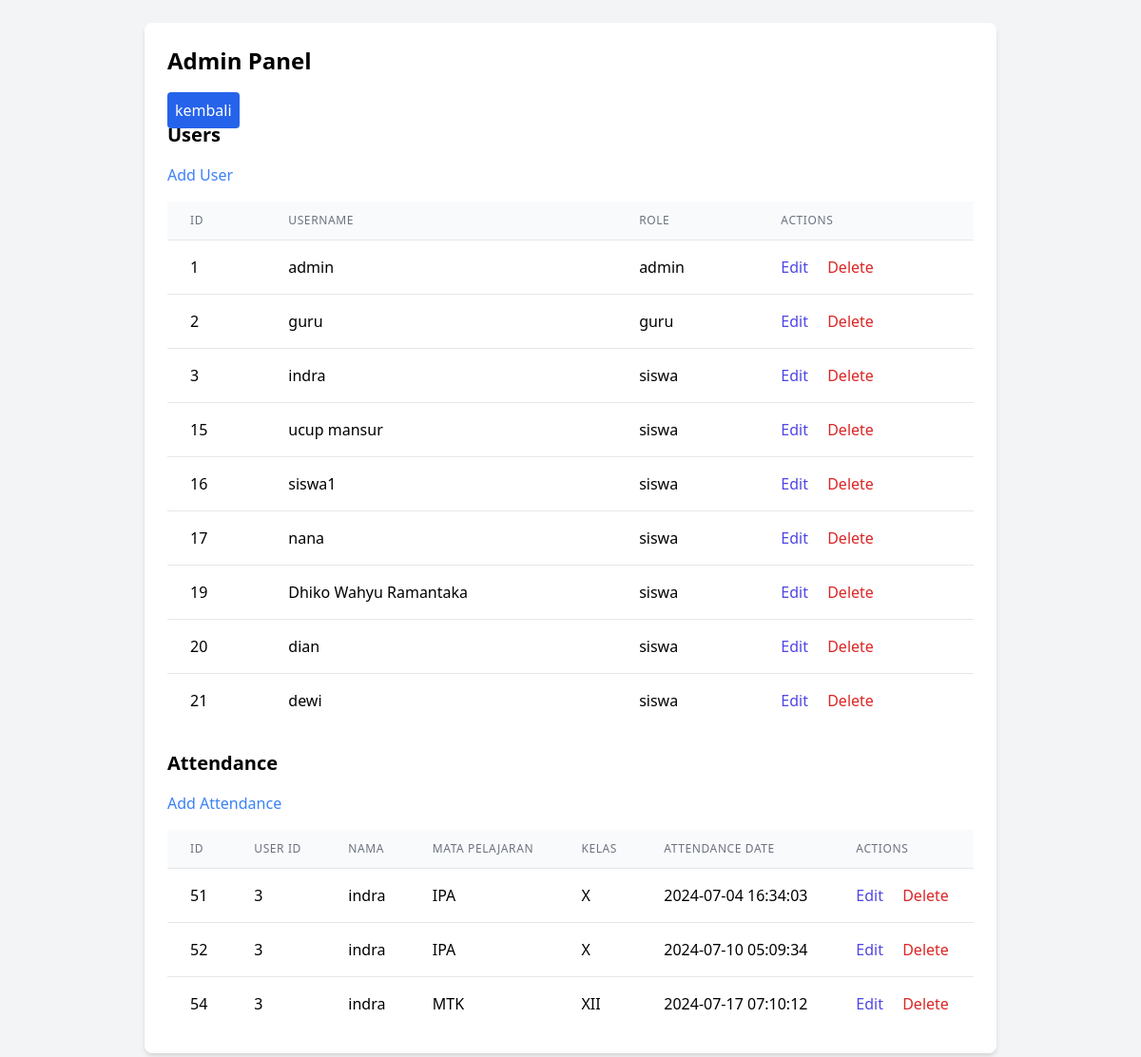
/admin/admin.php (signed in), run on the app's committed database.
### tables this page shows
CREATE TABLE `users` (
  `id` int(11) NOT NULL,
  `username` varchar(100) NOT NULL,
  `password` varchar(100) NOT NULL,
  `role` enum('admin','guru','siswa') NOT NULL,
  `kelas` varchar(10) NOT NULL
);

CREATE TABLE `attendance` (
  `id` int(11) NOT NULL,
  `user_id` int(11) NOT NULL,
  `mata_pelajaran` varchar(100) NOT NULL,
  `kelas` varchar(100) NOT NULL,
  `attendance_date` datetime NOT NULL,
  `nama` varchar(100) NOT NULL
);

### public/admin/admin.php (the view, shortened to what this page needs)
<?php
include '../db.php';
$sql_users = "SELECT * FROM users";
$result_users = $conn->query($sql_users);
$sql_attendance = "SELECT * FROM attendance";
$result_attendance = $conn->query($sql_attendance);
?>
<!DOCTYPE html>
<html>
<head>
    <link href="https://cdn.jsdelivr.net/npm/tailwindcss@2.2.19/dist/tailwind.min.css" rel="stylesheet">
</head>
<body class="bg-gray-100 p-6">
    <div class="max-w-4xl mx-auto bg-white p-6 rounded-lg shadow-md">
        <h2 class="text-2xl font-bold mb-6">Admin Panel</h2>
        <a href="../role.php" class="lg:p-2 py-4 border-b-1 bg-blue-600 text-white p-4 rounded">kembali</a>
        <h3 class="text-xl font-bold mb-4">Users</h3>
        <a href="add_user.php" class="text-blue-500 hover:text-blue-700 mb-4 inline-block">Add User</a>
        <table class="min-w-full divide-y divide-gray-200 mb-6">
            <thead class="bg-gray-50">
                <tr>
                    <th class="px-6 py-3 text-left text-xs font-medium text-gray-500 uppercase tracking-wider">ID</th>
                    <th class="px-6 py-3 text-left text-xs font-medium text-gray-500 uppercase tracking-wider">Username</th>
                    <th class="px-6 py-3 text-left text-xs font-medium text-gray-500 uppercase tracking-wider">Role</th>
                    <th class="px-6 py-3 text-left text-xs font-medium text-gray-500 uppercase tracking-wider">Actions</th>
                </tr>
            </thead>
            <tbody class="bg-white divide-y divide-gray-200">
                <?php while ($row = $result_users->fetch_assoc()): ?>
                    <tr>
                        <td class="px-6 py-4 whitespace-nowrap"><?php echo $row['id']; ?></td>
                        <td class="px-6 py-4 whitespace-nowrap"><?php echo $row['username']; ?></td>
                        <td class="px-6 py-4 whitespace-nowrap"><?php echo $row['role']; ?></td>
                        <td class="px-6 py-4 whitespace-nowrap">
                            <a href="edit_user.php?id=<?php echo $row['id']; ?>" class="text-indigo-600 hover:text-indigo-900">Edit</a>
                            <a href="delete_user.php?id=<?php echo $row['id']; ?>" class="text-red-600 hover:text-red-900 ml-4" onclick="return confirm('yikin miw minghicis pinggini ini?');">Delete</a>
                        </td>
                    </tr>
                <?php endwhile; ?>
            </tbody>
        </table>
        <h3 class="text-xl font-bold mb-4">Attendance</h3>
        <a href="add_attendance.php" class="text-blue-500 hover:text-blue-700 mb-4 inline-block">Add Attendance</a>
        <table class="min-w-full divide-y divide-gray-200">
            <thead class="bg-gray-50">
                <tr>
                    <th class="px-6 py-3 text-left text-xs font-medium text-gray-500 uppercase tracking-wider">ID</th>
                    <th class="px-6 py-3 text-left text-xs font-medium text-gray-500 uppercase tracking-wider">User ID</th>
                    <th class="px-6 py-3 text-left text-xs font-medium text-gray-500 uppercase tracking-wider">Nama</th>
                    <th class="px-6 py-3 text-left text-xs font-medium text-gray-500 uppercase tracking-wider">Mata Pelajaran</th>
                    <th class="px-6 py-3 text-left text-xs font-medium text-gray-500 uppercase tracking-wider">Kelas</th>
                    <th class="px-6 py-3 text-left text-xs font-medium text-gray-500 uppercase tracking-wider">Attendance Date</th>
                    <th class="px-6 py-3 text-left text-xs font-medium text-gray-500 uppercase tracking-wider">Actions</th>
                </tr>
            </thead>
            <tbody class="bg-white divide-y divide-gray-200">
                <?php while ($row = $result_attendance->fetch_assoc()): ?>
                    <tr>
                        <td class="px-6 py-4 whitespace-nowrap"><?php echo $row['id']; ?></td>
                        <td class="px-6 py-4 whitespace-nowrap"><?php echo $row['user_id']; ?></td>
                        <td class="px-6 py-4 whitespace-nowrap"><?php echo $row['nama']; ?></td>
                        <td class="px-6 py-4 whitespace-nowrap"><?php echo $row['mata_pelajaran']; ?></td>
                        <td class="px-6 py-4 whitespace-nowrap"><?php echo $row['kelas']; ?></td>
                        <td class="px-6 py-4 whitespace-nowrap"><?php echo $row['attendance_date']; ?></td>
                        <td class="px-6 py-4 whitespace-nowrap">
                            <a href="edit_attendance.php?id=<?php echo $row['id']; ?>" class="text-indigo-600 hover:text-indigo-900">Edit</a>
                            <a href="delete_attendance.php?id=<?php echo $row['id']; ?>" class="text-red-600 hover:text-red-900 ml-4" onclick="return confirm('yakin maw menghacus pengguna ini?');">Delete</a>
                        </td>
                    </tr>
                <?php endwhile; ?>
            </tbody>
        </table>
    </div>
</body>
</html>

### data on the page
users: id "1", username "admin", role "admin"
users: id "2", username "guru", role "guru"
users: id "3", username "indra", role "siswa"
users: id "15", username "ucup mansur", role "siswa"
users: id "16", username "siswa1", role "siswa"
users: id "17", username "nana", role "siswa"
users: id "19", username "Dhiko Wahyu Ramantaka", role "siswa"
users: id "20", username "dian", role "siswa"
users: id "21", username "dewi", role "siswa"
attendance: id "51", user "3", nama "indra", mata_pelajaran "IPA", kelas "X", attendance_date "2024-07-04 16:34:03"
attendance: id "52", user "3", nama "indra", mata_pelajaran "IPA", kelas "X", attendance_date "2024-07-10 05:09:34"
attendance: id "54", user "3", nama "indra", mata_pelajaran "MTK", kelas "XII", attendance_date "2024-07-17 07:10:12"
